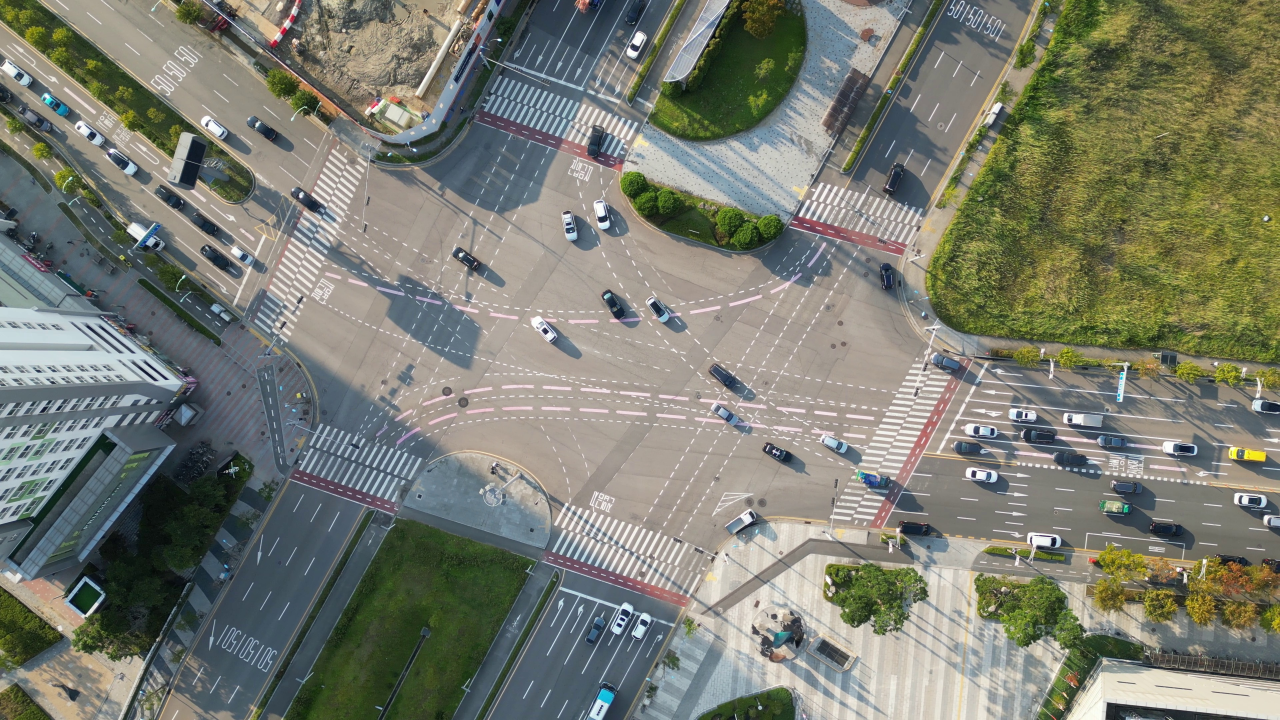
#> input picture data/images/00164.jpg, 3840 x 2160 px (shown at 1/3 size)
$ python -i formats.py   (imports and definitions only)
#> lines starting #> are read from the running program, lines starting #| are printed output that depends on the picture
# -*- coding: utf-8 -*-
# Author: Robert Fonod (robert.fonod@ieee.org)

"""
Read and write bounding box annotations in the formats HBB2OBB understands.

One in-memory representation, readers and writers around it. A box is always four corners in
absolute pixel coordinates, so horizontal and oriented boxes share a single model and an HBB is
simply a ``Box`` whose quad is axis-aligned.

Supported formats:

===========  ====  ====  ====================================================================
name         HBB   OBB   shape
===========  ====  ====  ====================================================================
``yolo``     yes   yes   one .txt per frame; ``cls xc yc w h`` or ``cls x1 y1 ... x4 y4``,
                         with an optional trailing confidence column
``dota``     no    yes   one file per frame; ``x1 y1 ... x4 y4 name difficult``, integer px,
                         preceded by ``imagesource:`` and ``gsd:`` header lines
``voc``      yes   no    one Pascal VOC .xml per frame, integer px
``coco``     yes   yes   a single .json for the whole set; the quad goes in ``segmentation``
                         and ``bbox`` holds its envelope
``labelme``  yes   yes   one LabelMe .json per frame; 2 points for an HBB, 4 for an OBB
===========  ====  ====  ====================================================================

**Rounding.** ``dota``, ``voc`` and ``coco`` are integer formats. They must be derived by rounding
the *canonical* quad, never by rounding full precision independently: rounding full precision and
rounding a value already rounded to two decimals disagree wherever the canonical lands on ``.5``,
and the envelope then stops matching the box it came from. ``canonicalize()`` is the single place
that rounding happens; every writer takes what it produces. ``verify()`` proves the outputs agree
by exact equality after rounding rather than by a tolerance.
"""

from __future__ import annotations

import json
from dataclasses import dataclass, field
from pathlib import Path
from typing import Dict, Iterable, List, Optional, Sequence, Tuple
from xml.etree import ElementTree as ET

import numpy as np

# Formats that can carry each kind of box
OBB_FORMATS = ("yolo", "dota", "coco", "labelme")
HBB_FORMATS = ("yolo", "voc", "coco", "labelme")
ALL_FORMATS = ("yolo", "dota", "voc", "coco", "labelme")

# One .json for the whole set rather than one file per frame
SET_FORMATS = ("coco",)

# Default file extension per format; DOTA is the odd one out, see DOTA_EXT below
EXTENSIONS = {"yolo": ".txt", "dota": ".txt", "voc": ".xml", "coco": ".json", "labelme": ".json"}

# Canonical DOTA uses .txt inside a labelTxt/ directory. When the DOTA files sit beside the YOLO
# ones, as in the Songdo Vision OBB release, they need a distinct extension.
DOTA_EXT = ".dota"

# Directories hbb2obb writes beside a label set that hold one .txt per frame but are not label
# sets: a score per line, and a variable-length contour per line. Anything walking a tree looking
# for annotations has to skip them, or it reads a confidence file as a malformed YOLO label.
SIDECAR_DIRS = frozenset({"labels_confidence", "labels_polygon"})

# Two decimals in absolute pixels is well under the precision any annotation actually carries, and
# it is what the integer formats round from.
DEFAULT_PRECISION = 2

# Decimals a normalized coordinate is written at, comfortably above what any real frame needs to
# survive the round trip back to pixels (see `sufficient_precision`).
DEFAULT_NORMALIZED_PRECISION = 10

DOTA_IMAGESOURCE = "drone"
DOTA_GSD = "null"

LABELME_VERSION = "5.5.0"


@dataclass
class Box:
    """A single annotation: four corners in absolute pixel coordinates."""

    cls: int
    quad: np.ndarray  # (4, 2) float
    score: Optional[float] = None
    difficult: int = 0

    def __post_init__(self):
        self.quad = np.asarray(self.quad, dtype=float).reshape(4, 2)

    # [20 lines left out: functions xyxy, is_axis_aligned, area, not called in this run]


@dataclass
class FrameAnnotations:
    """Every box on one image."""

    stem: str
    width: int
    height: int
    boxes: List[Box] = field(default_factory=list)

    def __len__(self) -> int:
        return len(self.boxes)


# --------------------------------------------------------------------------------------- geometry
def rect(x0: float, y0: float, x1: float, y1: float) -> np.ndarray:
    """An axis-aligned quad, corners clockwise from the top left."""
    return np.array([[x0, y0], [x1, y0], [x1, y1], [x0, y1]], dtype=float)


# [14 lines left out: function canonicalize, not called in this run]


def _round_quad(box: Box) -> List[int]:
    """The quad as a flat list of integers, the form every integer format writes."""
    return [int(round(v)) for v in box.quad.reshape(-1)]


# [4 lines left out: function _round_xyxy, not called in this run]


# A relative coordinate sits around 1 and an absolute one is measured in pixels, so any bound
# between the two separates them. This one lets a box run a whole frame past the edge before it
# reads as pixels, and calls a set absolute only at a coordinate no relative box reaches.
NORMALIZED_LIMIT = 2.0


# ---------------------------------------------------------------------------------------- readers
# [164 lines left out: functions looks_normalized, sufficient_precision, read_yolo, read_dota, read_voc, read_coco, not called in this run]


@dataclass
class CocoIdentity:
    """
    Identifiers and record metadata lifted from an existing COCO file, to be re-used by a new one.

    A converted set is usually a derivative: one box per box of some source annotation, in the same
    order. ``write_coco`` numbers images and annotations ``1..N``, which breaks the join back to
    that source, and it has no way to know what record the output belongs to, so it writes an empty
    ``info`` and ``licenses``. Reading them off the source file is what keeps a derived release
    traceable, and the match is positional: box *k* of a frame is the same object in both files.

    ``info`` is read here for a caller that wants it, but ``write_coco`` does not carry it into the
    output: it describes the record being written, and a derivative is not its source.
    """

    image_ids: Dict[str, int]
    annotation_ids: Dict[str, List[int]]
    classes: Dict[str, List[Optional[str]]]
    info: dict = field(default_factory=dict)
    licenses: list = field(default_factory=list)
    supercategory: Optional[str] = None


# [348 lines left out: functions read_coco_identity, check_coco_identity, read_labelme, write_yolo, write_dota, write_voc and 3 more, not called in this run]


def formats_present(path: Path) -> List[str]:
    """
    Every format holding label files under a directory, in ``ALL_FORMATS`` order.

    A published set usually ships the same boxes more than once: the canonical YOLO files, a DOTA
    copy beside them, a COCO record at the subset root. This names all of them, so that a reader
    can say which one it picked and offer the rest. For a single file it is the one format that
    file is, and for anything unreadable it is empty.
    """
    if path.is_dir():
        return [fmt for fmt in ALL_FORMATS if label_files(path, fmt)]
    fmt = sniff_format(path)
    return [fmt] if fmt else []


# [18 lines left out: function coco_beside, not called in this run]


def detect_format(path: Path) -> str:
    """
    Guess the format of a label file or of a directory of them, raising if it cannot.

    A directory is resolved in ``ALL_FORMATS`` order rather than in file order, so that YOLO wins
    wherever a set ships its canonical files beside derived ones: the derived formats are rounded
    and cannot carry a confidence, so reading them by alphabetical accident loses information.
    """
    present = formats_present(path)
    if present:
        return present[0]
    if path.is_dir():
        raise ValueError(f"No label files found in {path}")
    raise ValueError(f"Cannot tell the format of {path}")


IMAGE_EXTENSIONS = (".jpg", ".jpeg", ".png", ".bmp")


# [136 lines left out: functions _exif_orientation, image_size, image_sizes, label_files, verify, not called in this run]


def count_boxes(frames: Iterable[FrameAnnotations]) -> int:
    """Total number of boxes across frames."""
    return sum(len(f) for f in frames)


def infer_kind(frames: Iterable[FrameAnnotations]) -> str:
    """'obb' if any box is rotated, otherwise 'hbb'."""
    return "obb" if any(not b.is_axis_aligned for f in frames for b in f.boxes) else "hbb"


# [66 lines left out: functions apply_difficult, read_confidences, apply_difficult_from_confidence, _rows_for, not called in this run]


# ------------------------------------------------------------------------------------ set level
def read_set(
    source: Path,
    fmt: Optional[str] = None,
    names: Optional[Sequence[str]] = None,
    sizes: Optional[Dict[str, Tuple[int, int]]] = None,
    default_size: Optional[Tuple[int, int]] = None,
) -> Tuple[List[FrameAnnotations], List[str], str]:
    """
    Read a whole annotation set. Returns its frames, the class names, and the detected format.

    ``source`` is a directory of per-frame files, or the .json file itself for COCO. Image sizes
    come from ``sizes`` (keyed by frame stem), from ``default_size``, or from the format itself
    where it records them; they are needed to denormalize relative YOLO coordinates and to write
    the formats that declare an image size.
    """
    fmt = fmt or detect_format(source)
    sizes = sizes or {}
    known = list(names) if names is not None else None
    discovered: List[str] = []

    # [6 lines left out: function size_for, not called in this run]

    if fmt == "coco":
        path = source if source.is_file() else next(iter(sorted(source.glob("*.json"))))
        frames, found = read_coco(path, known)
        for frame in frames:
            if not frame.width or not frame.height:
                frame.width, frame.height = size_for(frame.stem)
        return frames, found, fmt

    if not source.is_dir():
        raise ValueError(f"{fmt} annotations are one file per frame, so {source} must be a directory")

    frames: List[FrameAnnotations] = []
    for path in label_files(source, fmt):
        stem = path.stem
        width, height = size_for(stem)
        if fmt == "yolo":
            boxes = read_yolo(path, width, height)
        elif fmt == "dota":
            if known is None:
                raise ValueError("DOTA files name their classes, so a label map is required to read them")
            boxes = read_dota(path, known)
        elif fmt == "voc":
            if known is None:
                known = _names_from_voc(source)
            boxes, vw, vh = read_voc(path, known)
            width, height = (vw or width), (vh or height)
        elif fmt == "labelme":
            boxes, lw, lh, discovered = read_labelme(path, names, discovered)
            known = known or discovered
            width, height = (lw or width), (lh or height)
        else:
            raise ValueError(f"Unsupported format: {fmt}")
        frames.append(FrameAnnotations(stem, width, height, boxes))

    return frames, (known or discovered), fmt


# [57 lines left out: functions _names_from_voc, write_set, not called in this run]

>>> import cv2
>>> picture = cv2.imread('../data/images/00164.jpg', cv2.IMREAD_GRAYSCALE)
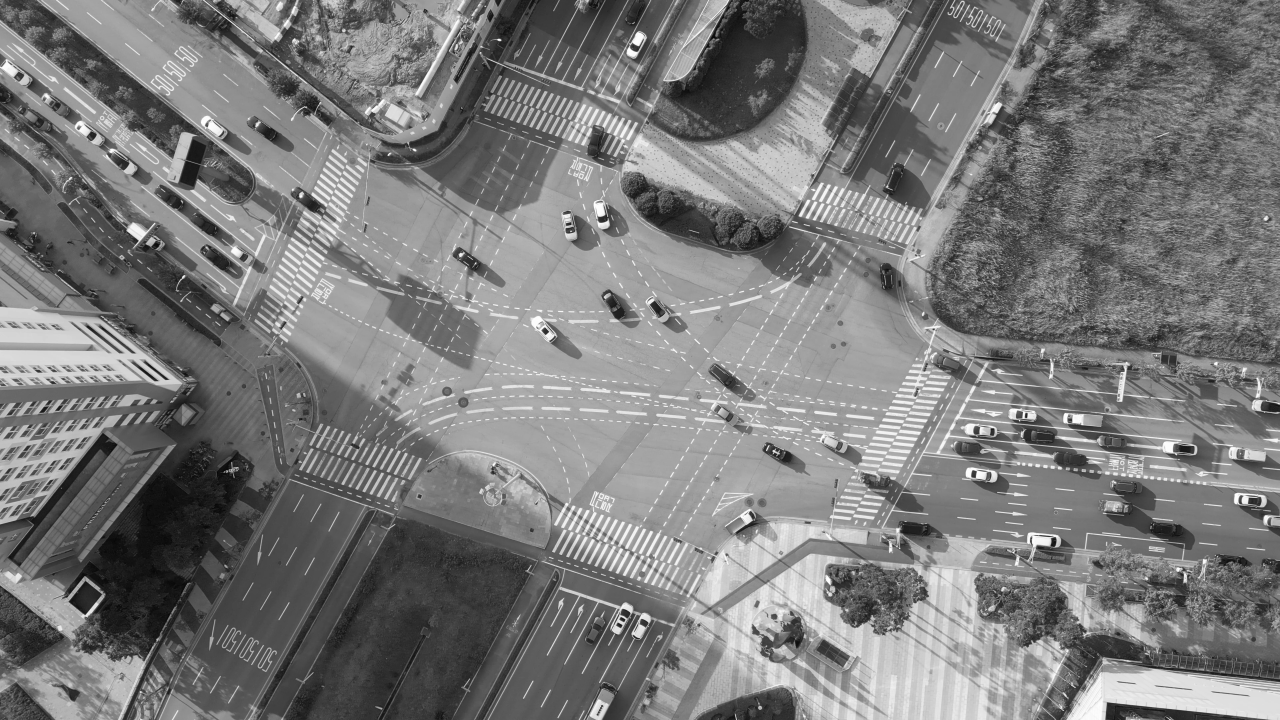
#> picture: shape (2160, 3840) (shown at 1/3 size); min 1, max 255, mean 122.4
#> (the run stopped early here; a loop or call above may not have finished)
